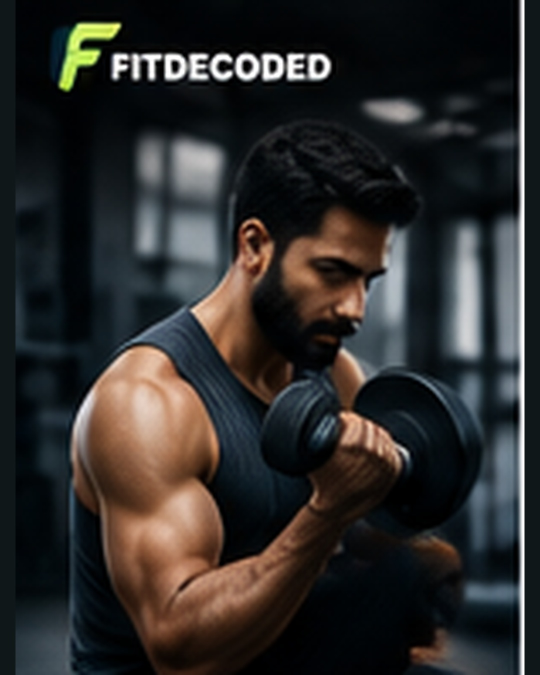
#> input picture library/FitDecoded_01.jpg, 1080 x 1350 px (shown at 1/2 size)
$ python -i fd2.py   (imports and definitions only)
#> lines starting #> are read from the running program, lines starting #| are printed output that depends on the picture
"""FitDecoded brand-style drawing kit (v2): lime brush labels, italic heavy type,
icon circles, HUD cards, logo, photo backgrounds from library/."""
import json, math, os, random
from PIL import Image, ImageDraw, ImageFont, ImageFilter

HERE = os.path.dirname(os.path.abspath(__file__))
LIB = os.path.join(HERE, "..", "library")
LIME = (197, 245, 54)
LIME_D = (126, 211, 33)
INK = (12, 14, 16)
WHITE = (250, 250, 250)
GREY = (200, 205, 210)
PANEL = (16, 20, 22)
GF = "/usr/share/fonts/truetype/google-fonts/"
MONT_I = GF + "ofl/montserrat/Montserrat-Italic[wght].ttf"
MONT = GF + "ofl/montserrat/Montserrat[wght].ttf"
POP_B = GF + "Poppins-Bold.ttf"
POP_M = GF + "Poppins-Medium.ttf"
FA = os.path.join(HERE, "assets", "fa-solid-900.ttf")
# [1 line not run here, left out]
HANDLE = "@fitdecoded.india"
_fc = {}


# [16 lines left out: function font, not called in this run]


# ---------------- backgrounds ----------------
def lib_index():
    return json.load(open(os.path.join(LIB, "index.json")))


def clean_photo(name):
    """Library images have a stray strip/white line at the top and thin side borders: crop them off."""
#> called with name = '../library/FitDecoded_01.jpg'
    import numpy as np
    im = Image.open(os.path.join(LIB, name)).convert("RGB")
#> im is the input picture: PIL image 1080x1350 RGB; mean R, G, B 45.8, 44.3, 43.2
    a = np.asarray(im.convert("L")).astype(float)
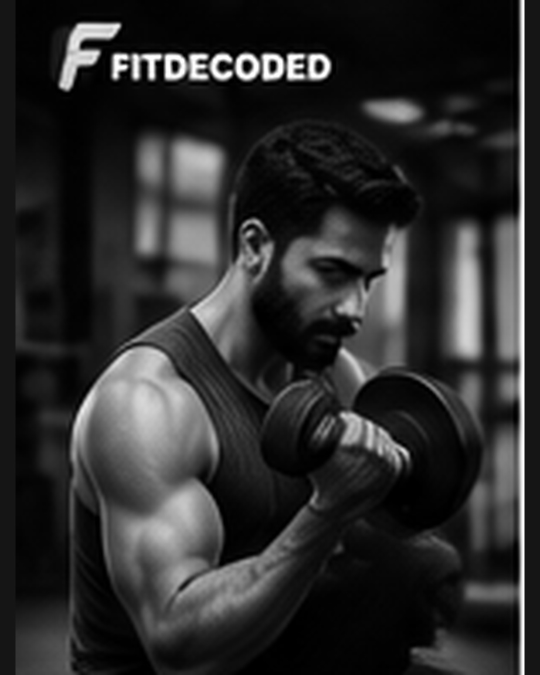
#> a: shape (1350, 1080) float64 (shown at 1/2 size); min 0, max 255, mean 44.7
    rows = a[:420, 100:980].mean(1)
#> rows = 420 values, max 117.1 at index 115, min 4.29 at index 38, mean 30.7
    wl = [y for y in range(420) if rows[y] > 200]
#> wl = []
    top = (wl[-1] + 8) if wl else 0
#> top = 0
    return im.crop((54, top, 1028, 1340))
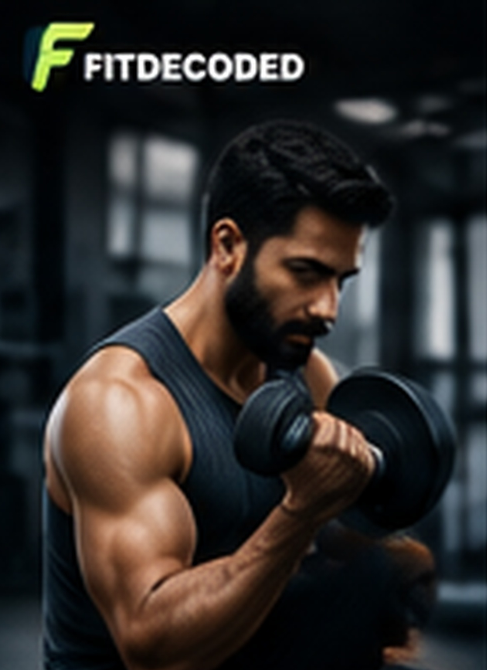
#> returned value: PIL image 974x1340 RGB (shown at 1/2 size); mean R, G, B 47, 44.5, 42.8


# [150 lines left out: functions cover, shade, dark_canvas, logo, brush, brush_label and 2 more, not called in this run]


def wrap(d, text, f, maxw):
    return [" ".join(w for w, _ in ln) for ln in rich_lines(d, text.replace("*", ""), f, maxw)]


# [49 lines left out: functions fa_icon, icon_circle, item_rows, hud_card, not called in this run]


def torn_box(img, x, y, w, h, seed=5):
    brush(img, x, y, w, h, LIME, seed, angle=0)


# [13 lines left out: function footer_actions, not called in this run]

>>> result = clean_photo('../library/FitDecoded_01.jpg')

$ run again, on library/FitDecoded_05.jpg
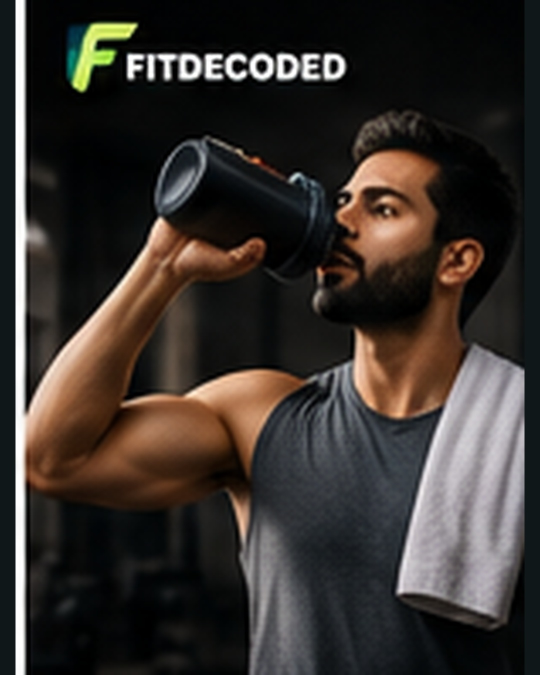
#> input picture library/FitDecoded_05.jpg, 1080 x 1350 px (shown at 1/2 size)
#> in clean_photo, im is the input picture: PIL image 1080x1350 RGB; mean R, G, B 55.7, 49.6, 45.3
#> in clean_photo, `a = np.asarray(im.convert("L")).astype(float)`:
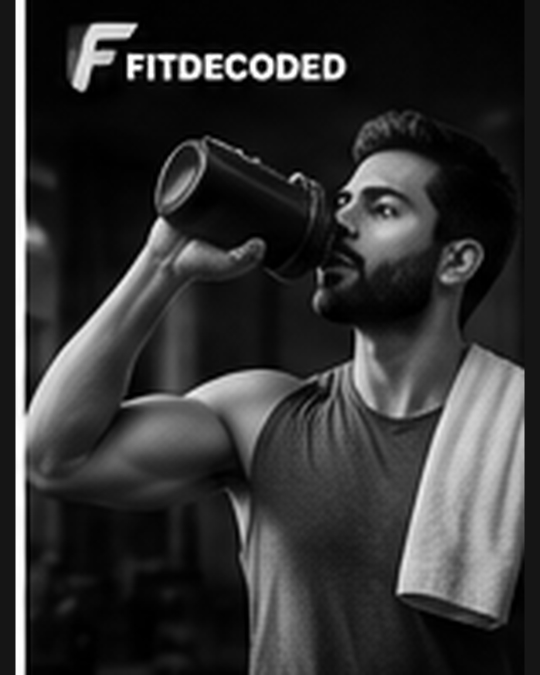
#> a: shape (1350, 1080) float64 (shown at 1/2 size); min 0, max 255, mean 50.9
#> rows = 420 values, max 118.8 at index 115, min 2.7 at index 5, mean 29.83
#> wl = []
#> top = 0
#> in clean_photo, `return im.crop((54, top, 1028, 1340))`:
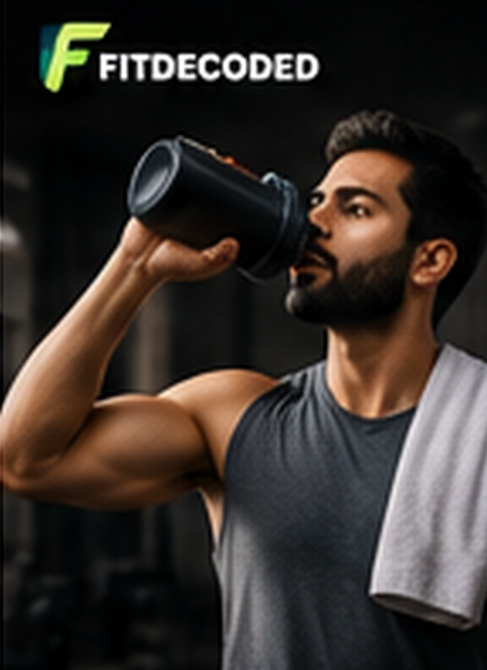
#> returned value: PIL image 974x1340 RGB (shown at 1/2 size); mean R, G, B 54.9, 47.5, 42.6

$ run again, on library/FitDecoded_06.jpg
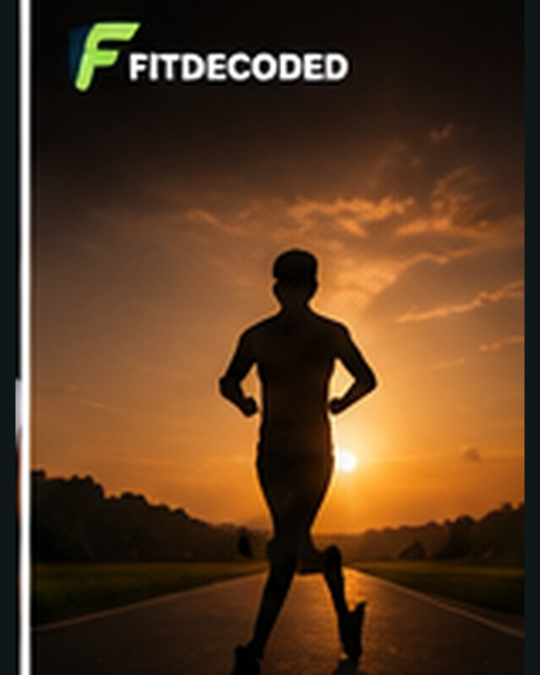
#> input picture library/FitDecoded_06.jpg, 1080 x 1350 px (shown at 1/2 size)
#> in clean_photo, im is the input picture: PIL image 1080x1350 RGB; mean R, G, B 89, 59.1, 33.5
#> in clean_photo, `a = np.asarray(im.convert("L")).astype(float)`:
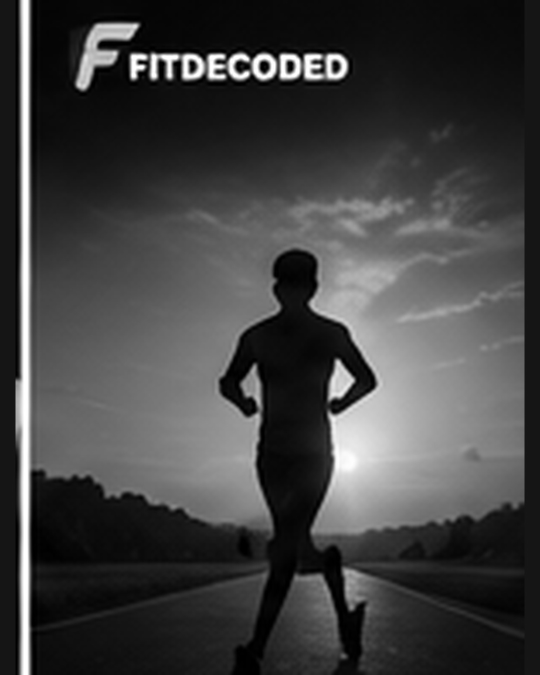
#> a: shape (1350, 1080) float64 (shown at 1/2 size); min 0, max 255, mean 65.1
#> rows = 420 values, max 121.5 at index 116, min 8.15 at index 5, mean 39.27
#> wl = []
#> top = 0
#> in clean_photo, `return im.crop((54, top, 1028, 1340))`:
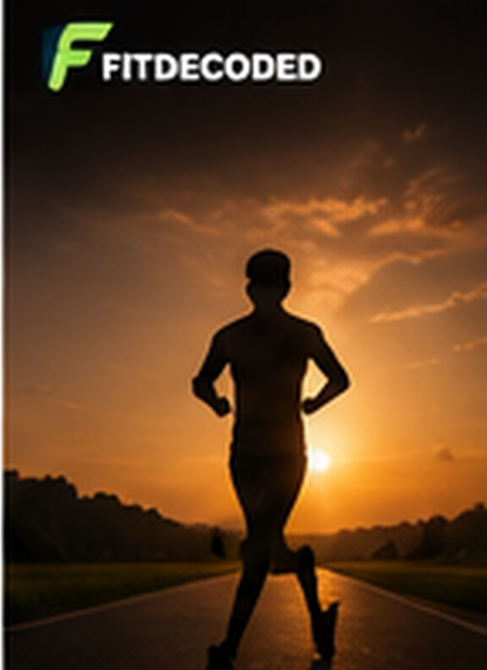
#> returned value: PIL image 974x1340 RGB (shown at 1/2 size); mean R, G, B 93, 60, 31.8

$ run again, on library/FitDecoded_07.jpg
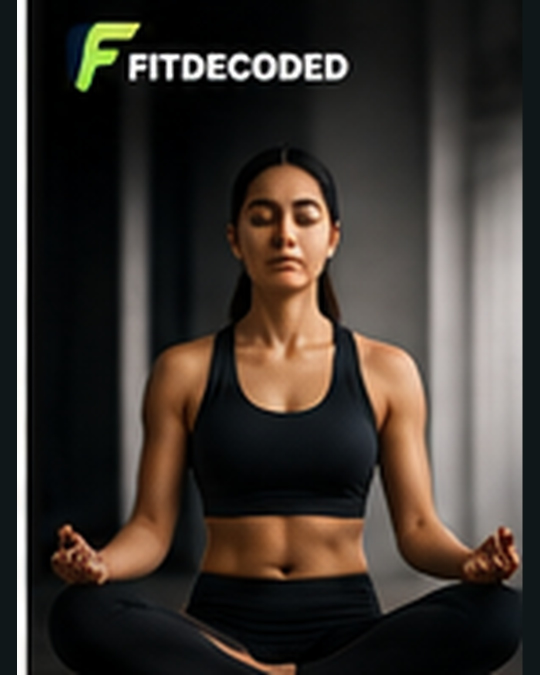
#> input picture library/FitDecoded_07.jpg, 1080 x 1350 px (shown at 1/2 size)
#> in clean_photo, im is the input picture: PIL image 1080x1350 RGB; mean R, G, B 61.4, 54.5, 48.7
#> in clean_photo, `a = np.asarray(im.convert("L")).astype(float)`:
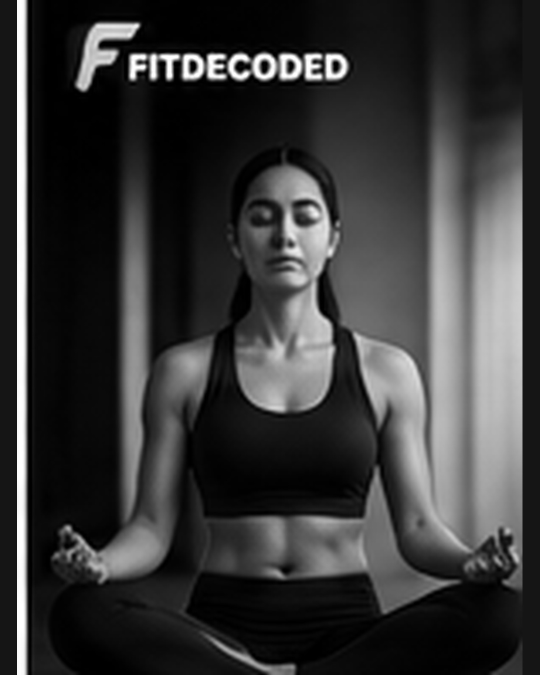
#> a: shape (1350, 1080) float64 (shown at 1/2 size); min 0, max 255, mean 55.9
#> rows = 420 values, max 122.4 at index 115, min 6.83 at index 5, mean 35.84
#> wl = []
#> top = 0
#> in clean_photo, `return im.crop((54, top, 1028, 1340))`:
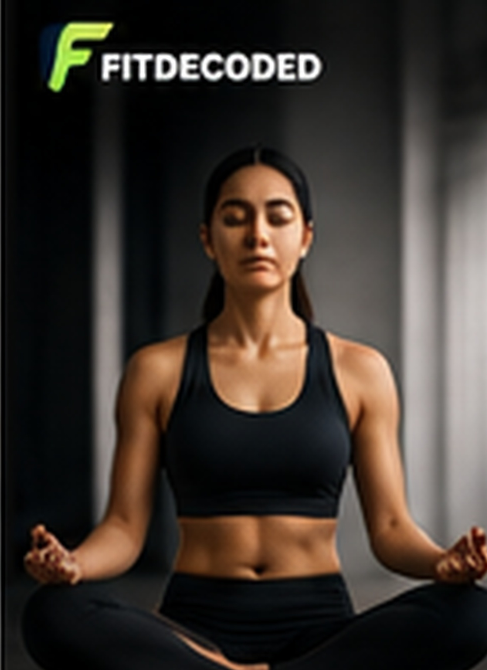
#> returned value: PIL image 974x1340 RGB (shown at 1/2 size); mean R, G, B 60.5, 52.4, 45.8
